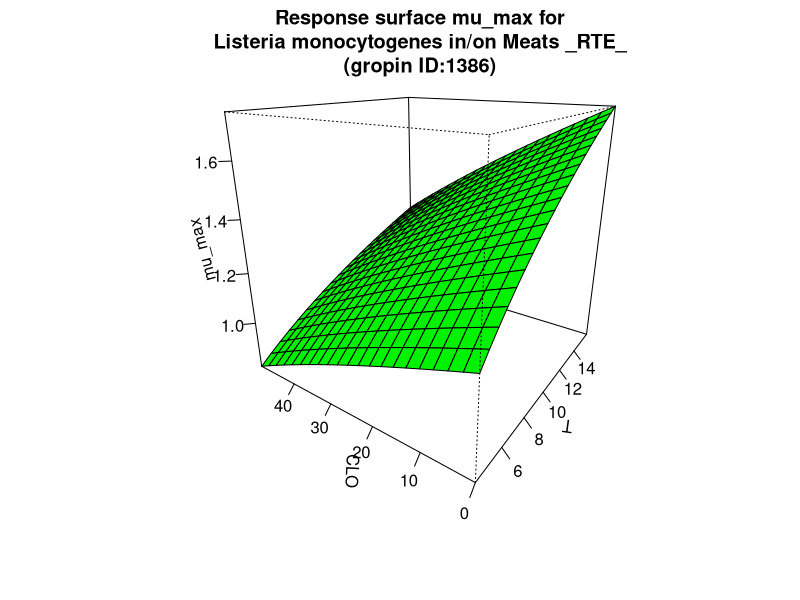

Write the R code that produced this figure.
#############################
# start of Parameter script
#############################
T <- seq(4.004,15.984015984016,length.out=21)
CLO <- seq(0,49.95004995005,length.out=21)
#############################
# end of Parameter script
#############################
############################# 
# start of Model script Gropin ID 1386 
#############################
 
# constant coefficients for this model
 
variables <- data.frame(T,CLO)
argumentsPar <- expand.grid(variables)
 
# heart of the model
response_surface <- function(T,CLO) {
   mumax <-0.0614*((T-(-1))^0.3323)*((100-CLO)^0.5237)

return(mumax=mumax)
} 

# output parameters
mumax <- cbind(argumentsPar,response_surface(argumentsPar['T'],argumentsPar['CLO']))
colnames(mumax) <- c(colnames(argumentsPar),'mumax')
#############################
# End of Model script
#############################
############################# 
# start of Visualisation script Gropin ID 1386 
#############################
persp(T,CLO,matrix(unlist(mumax$mumax),nrow=21),col = 'green',xlab='T',ylab='CLO',zlab='mu_max',main='Response surface mu_max for
Listeria monocytogenes in/on Meats _RTE_
(gropin ID:1386)',theta=305,phi=20,shade=0.25,ticktype = 'detailed')
#############################
# End of Visualisation script
#############################
